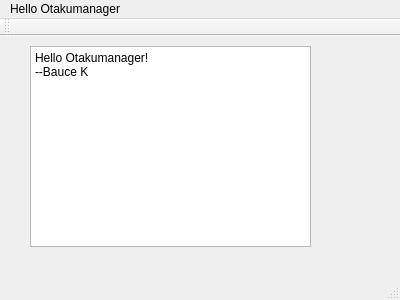
<?xml version="1.0" encoding="UTF-8"?>
<ui version="4.0">
 <class>MainWindow</class>
 <widget class="QMainWindow" name="MainWindow">
  <property name="geometry">
   <rect>
    <x>0</x>
    <y>0</y>
    <width>400</width>
    <height>300</height>
   </rect>
  </property>
  <property name="windowTitle">
   <string>MainWindow</string>
  </property>
  <widget class="QWidget" name="centralWidget">
   <widget class="QPlainTextEdit" name="plainTextEdit">
    <property name="geometry">
     <rect>
      <x>30</x>
      <y>10</y>
      <width>281</width>
      <height>201</height>
     </rect>
    </property>
    <property name="plainText">
     <string>Hello Otakumanager!
--Bauce K</string>
    </property>
   </widget>
  </widget>
  <widget class="QMenuBar" name="menuBar">
   <property name="geometry">
    <rect>
     <x>0</x>
     <y>0</y>
     <width>400</width>
     <height>23</height>
    </rect>
   </property>
   <widget class="QMenu" name="menuHello_Otakumanager">
    <property name="title">
     <string>Hello Otakumanager</string>
    </property>
   </widget>
   <addaction name="menuHello_Otakumanager"/>
  </widget>
  <widget class="QToolBar" name="mainToolBar">
   <attribute name="toolBarArea">
    <enum>TopToolBarArea</enum>
   </attribute>
   <attribute name="toolBarBreak">
    <bool>false</bool>
   </attribute>
  </widget>
  <widget class="QStatusBar" name="statusBar"/>
 </widget>
 <layoutdefault spacing="6" margin="11"/>
 <resources/>
 <connections/>
</ui>
